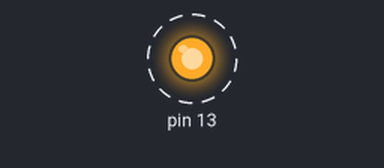
Simulated run of this sketch. Board: Arduino Uno, built with avr-gcc and run on an emulated ATmega328P. On the bench: output pins drawn as LEDs (lit = HIGH). Dashed ring = blinking.

Above: at 0.5 s.
Timing chart, 0 to 4.6 s (numbered marks = the images above):
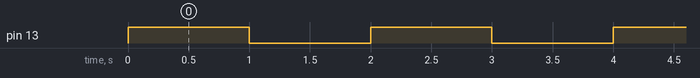

The sketch:

CH_06_05.ino
```cpp
#include <Arduino.h>       // 아두이노 헤더 파일 포함

int main(void) {
  init();               // 아두이노 환경 초기화

  setup();            // 사용자 초기화 함수

  while (1) {
    loop();           // 사용자 반복 처리 함수
  }

  return 0;
}

void setup() {
  pinMode(13, OUTPUT);      // LED 연결 핀을 출력으로 설정
}

void loop() {
  digitalWrite(13, HIGH);       // LED 연결 핀으로 HIGH 출력
  delay(1000);        // 1초 대기
  digitalWrite(13, LOW);      // LED 연결 핀으로 LOW 출력
  delay(1000);        // 1초 대기
}
```

Measured:
- by itself, pin 13: alternates HIGH for 1.0 s and LOW for 1.0 s
